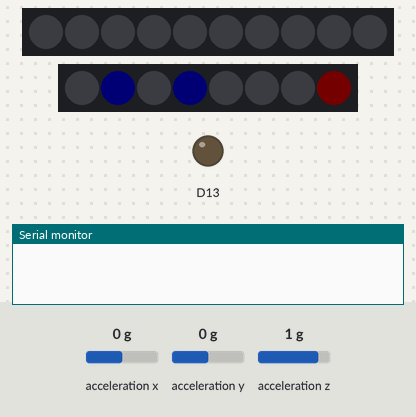
A sketch run on a simulated Adafruit Circuit Playground Express. On the bench: 10 RGB LEDs in strip order, left to right, 8 RGB LEDs in strip order, left to right, output pins drawn as LEDs (lit = HIGH), the last lines printed to the serial monitor. Inputs (shaded band) come from the test bench; at power-on: acceleration x 0 g, acceleration y 0 g, acceleration z 1 g. Dim RGB values are drawn brighter than linear; random numbers use the default seed unless the sketch sets one.

Above: at 1.44 s.
2.9 s: acceleration x set to -0.8 g
At 3.79 s:
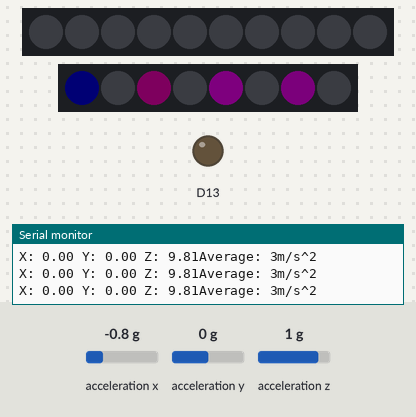
At 4.54 s:
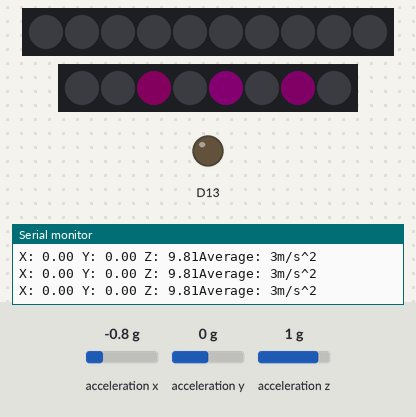
5.0 s: acceleration y set to -1.4 g
At 8.59 s:
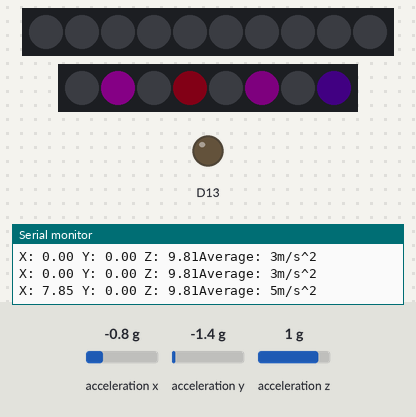
Timing chart, 0 to 12.3 s (numbered marks = the images above; inputs shaded):
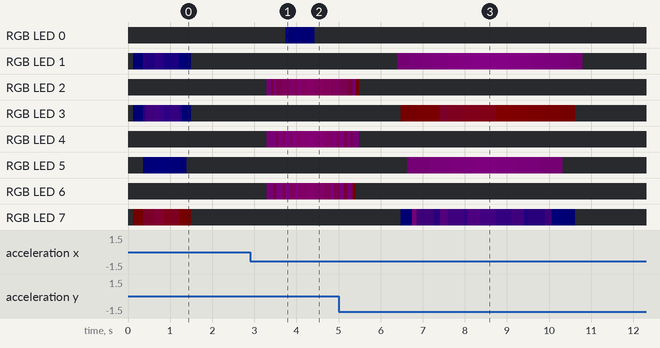

The sketch:

circuit_playground.ino
```cpp
#include <Adafruit_CircuitPlayground.h>
#include <Adafruit_NeoPixel.h>

/*
 * Still playing with. Will update with better comment
 */

#define brightness_white 255
#define delay_white 150

/*
 * Still playing with. Will update with better comment
 */
#define brightness_color 255
#define delay_color 150

/*
 * Number of times the leds pulse
 */
#define pulse_number 1

/*
 * Stores how much movement is required to switch motion.
 */
#define offset 0.80

/*
 * Number of pixels on the current String
 */
#define numpixels 8

/*
 * Data pin the pixels are connected to.
 */
#define pixelpin 6

/*
 * These variables store the previous values form the accelerometers,
 * which alows us to detect whether the dancer is moving or not.
 */
float x_prev = 0;
float y_prev = 0;
float z_prev = 0;


/*
 * These arrays store the color values that are to be randomly
 * assigned to the LEDs. This allows for them all to be indexeds individually,
 * and lit with a different color.
 * The size of the array is directly related to the number of pixels + 1
 */
int red[numpixels];
int green[numpixels];
int blue[numpixels];

/*
 * 1 = pulse white
 * 2 = pulse color
 */
int pulseStyle = 1;

int colorDelayRatio = 1000;

int delayval;

bool state;

/*
 * This is for defining the neopixels. DO NOT TOUCH UNLESS YOU KNOW WHAT YOU'RE DOING!
 */
Adafruit_NeoPixel pixels = Adafruit_NeoPixel(numpixels, pixelpin, NEO_GRB + NEO_KHZ800);

/*
 * This is the function to make a randomly selected led on a string to
 * blink. This creates a twinkling effect.
 */
void twinkle_twinkle( ){
  int q = 0;
  int led_to_light_1 = random(0, (numpixels +1));

  for(int i =0; i < brightness_white; i++) {
    pixels.setPixelColor(led_to_light_1, 1, 1, 1);
    pixels.setBrightness(i);
    pixels.show();
    delayMicroseconds(delay_white);
  }

  for(int i = brightness_white; i > -1; i--) {
    pixels.setPixelColor(led_to_light_1, 255, 255, 255);
    pixels.setBrightness(i);
    pixels.show();
    delayMicroseconds(delay_white);
  }

}


/*
 * This function will pulse each LED a different color with a breathing effect.
 */
void pulse() {
  int q = 0;
  //for (; q < pulse_number; q++) {
    int r = 0;
  for(; r < numpixels; r++) {
    red[r] = random(0, 10);
    green[r] = 0;
    blue[r] = random(0, 10);
  }

    /*
     * When the toggle is set to only choose white LEDs, the values default to only pulsing white LEDs.
     * When the toggle is set to color, the pixels will choose the color defined in the color array to choose
     * one of the subset colors we have chosen for this input. Each color is randomly generated on each
     * run of the code.
     */
        for (int j=0; j<brightness_color; j++) {
          for(int i=0; i<numpixels;i++) {
            if (state == true) {
             pixels.setPixelColor(i, red[i], green[i], blue[i]);
             state = !state;
            } else {
              pixels.setPixelColor(i, 0, 0, 0);
              state = !state;
            }
          }
        pixels.setBrightness(j);
        pixels.show();
        delayMicroseconds(delayval);
        }

        for (int j=brightness_color; j>-1; j--) {
          for(int i=0; i<numpixels;i++) {
            if (state == true) {
             pixels.setPixelColor(i, red[i], green[i], blue[i]);
             state = !state;
            } else {
              pixels.setPixelColor(i, 0, 0, 0);
              state = !state;
            }
          }
        pixels.setBrightness(j);
        pixels.show();
        delayMicroseconds(delayval);
        }
       state = !state;
       //}
}


void setup() {

  /*
   * Initialize Serial, CircuitPlayground, accelerometer, and our pixel strip.
   */
  //Serial.begin(9600); // Debugging serial, leave commented unless debugging accelerometer
  CircuitPlayground.begin(); //Make sure this is before the pixels.begin() call or the leds will not start properly.
  CircuitPlayground.setAccelRange(LIS3DH_RANGE_2_G);   // 2, 4, 8 or 16 G!
  pixels.begin();
  pixels.show();

}

void loop() {
  //CircuitPlayground.clearPixels();
  float x = CircuitPlayground.motionX();
  float y = CircuitPlayground.motionY();
  float z = CircuitPlayground.motionZ();
  if(x < 0) {
    x = x * (-1);
  }

  if(y < 0) {
    y = y * (-1);
  }

  if (z < 0) {
    z = z * (-1);
  }

  int average = (x + y + z) / 3;
  delayval = colorDelayRatio * average;


  /*
   * This is a conditional that will check to see whether the dancer is moving or completely still before choosing what flashing style to use. Twinkle or pulse.
   * The offset variable is at the top of the file and can be tweaked as needed.
   * The higher the value, the more motion required in order to make the lights switch to pulse.
   */
  if( (((x - x_prev) <= offset) && ((y - y_prev) <=offset) && ((z - z_prev) <=offset))) {
    twinkle_twinkle();
  } else {
    pulse();
  }

  Serial.print("X: "); Serial.print(x);
  Serial.print(" Y: "); Serial.print(y);
  Serial.print(" Z: "); Serial.print(z);
  Serial.print("Average: "); Serial.print(average);
  Serial.println("m/s^2");


  x_prev = x;
  y_prev = y;
  z_prev = z;


  delay(300);
}
```

Measured:
- after the input at 2.9 s, RGB LED 0: off → RGB(0, 0, 1) after 0.85 s, → off 0.69 s later; the LEDs: first change after 0.40 s (image 1 shows a later state)
